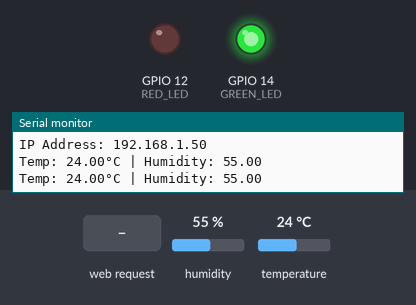
Recording of a sketch running on a simulated ESP8266 (NodeMCU). On the bench: output pins drawn as LEDs (lit = HIGH), the last lines printed to the serial monitor. Inputs (shaded band) come from the test bench; at power-on: temperature 24 °C, humidity 55 %. WiFi joins after 1.5 s; servers stay silent unless stated.

Above: at 4.7 s.
4.8 s: HTTP request GET /red/on received
At 6.1 s:
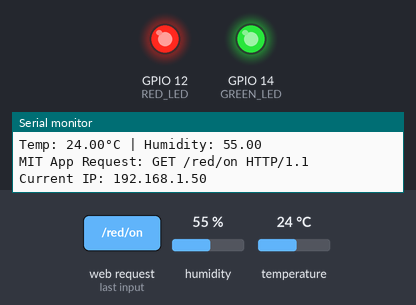
8.5 s: temperature set to 29 °C
11.3 s: temperature set to 32 °C
At 12.7 s:
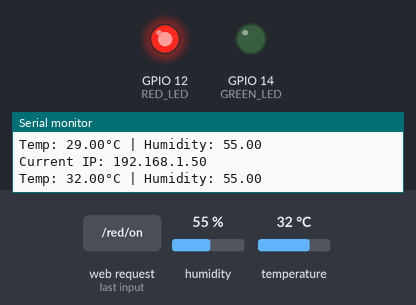
13.6 s: temperature set to 12 °C
At 15.2 s:
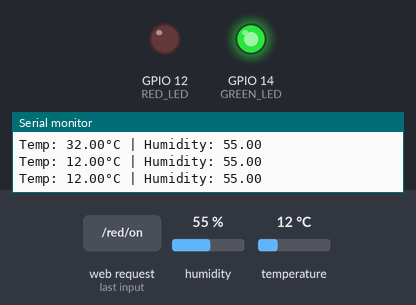
15.6 s: temperature set to 33 °C
At 16.4 s:
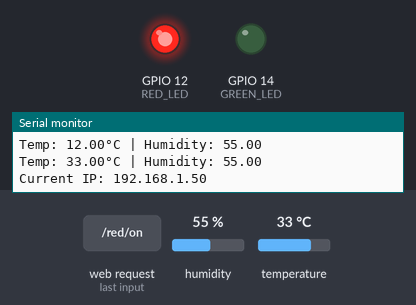
17.6 s: HTTP request GET /green/on received
At 19.3 s:
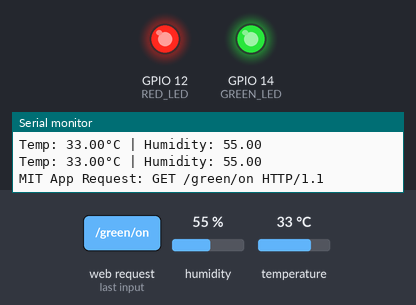
Timing chart, 0 to 20.7 s (numbered marks = the images above; inputs shaded):
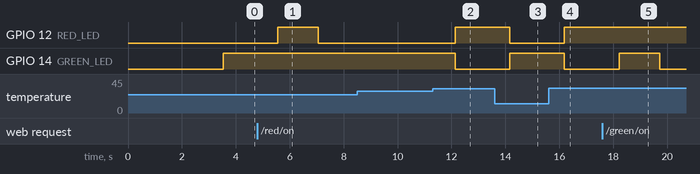

The sketch:

THMA.ino
```cpp
#include "arduino_secrets.h"
#include "arduino_secrets.h"
#include <DHT.h>
#include <DHT_U.h>
#include <ESP8266WiFi.h>
#include "thingProperties.h"

#define DHTPIN 4         // DHT11 connected to D2
#define DHTTYPE DHT11
#define GREEN_LED 14     // D5
#define RED_LED 12       // D6

DHT dht(DHTPIN, DHTTYPE);

// Web server for MIT App (runs in parallel with Arduino Cloud)
WiFiServer appServer(80);

unsigned long lastPrint = 0; // for IP logging

void setup() {
  Serial.begin(9600);
  delay(1500);

  dht.begin(); // Initialize DHT11

  pinMode(GREEN_LED, OUTPUT);
  pinMode(RED_LED, OUTPUT);

  // Start Arduino Cloud
  initProperties();
  ArduinoCloud.begin(ArduinoIoTPreferredConnection);

  setDebugMessageLevel(2);
  ArduinoCloud.printDebugInfo();

  delay(2000);

  Serial.println("\nWiFi connected!");
  Serial.print("IP Address: "); Serial.println(WiFi.localIP());

  appServer.begin(); // Start HTTP server for MIT App
}

void loop() {
  ArduinoCloud.update();  // Sync cloud values

  // Read temperature and humidity
  float temp = dht.readTemperature();
  float hum = dht.readHumidity();

  // Validate readings
  if (!isnan(temp) && !isnan(hum)) {
    temperature = temp;
    humidity = hum;

    Serial.print("Temp: ");
    Serial.print(temperature);
    Serial.print("°C | Humidity: ");
    Serial.println(humidity);
  }

  // Auto LED control
  if (temperature > 30) {
    redLED = true;
    greenLED = false;
  } else {
    redLED = false;
    greenLED = true;
  }

  digitalWrite(GREEN_LED, greenLED);
  digitalWrite(RED_LED, redLED);

  // MIT App Inventor Server Logic
  handleMITAppRequest();

  // 🔁 Print IP every 5 seconds
  if (millis() - lastPrint > 5000) {
    Serial.print("Current IP: ");
    Serial.println(WiFi.localIP());
    lastPrint = millis();
  }

  delay(1000); // Wait 1 sec
}

void onGreenLEDChange() {
  digitalWrite(GREEN_LED, greenLED);
}

void onRedLEDChange() {
  digitalWrite(RED_LED, redLED);
}

// ========== Function: Handle MIT App Web Requests ==========
void handleMITAppRequest() {
  WiFiClient client = appServer.available();
  if (!client) return;

  String req = client.readStringUntil('\r');
  client.flush();

  req.trim();
  Serial.print("MIT App Request: "); Serial.println(req);

  // Handle LED toggle commands
  if (req.indexOf("/green/on") != -1) greenLED = true;
  if (req.indexOf("/green/off") != -1) greenLED = false;
  if (req.indexOf("/red/on") != -1) redLED = true;
  if (req.indexOf("/red/off") != -1 && temperature <= 30) redLED = false;

  digitalWrite(GREEN_LED, greenLED);
  digitalWrite(RED_LED, redLED);

  delay(500);

  // Respond with current sensor + LED state as JSON
  String response = "{";
  response += "\"temperature\":" + String(temperature) + ",";
  response += "\"humidity\":" + String(humidity) + ",";
  response += "\"greenLED\":" + String(greenLED ? 1 : 0) + ",";
  response += "\"redLED\":" + String(redLED ? 1 : 0);
  response += "}";

  client.println("HTTP/1.1 200 OK");
  client.println("Content-Type: application/json");
  client.println();
  client.println(response);
} 
```

arduino_secrets.h
```cpp
#define SECRET_DEVICE_KEY ""
#define SECRET_OPTIONAL_PASS ""
#define SECRET_SSID ""
```

thingProperties.h
```cpp
// Code generated by Arduino IoT Cloud, DO NOT EDIT.

#include <ArduinoIoTCloud.h>
#include <Arduino_ConnectionHandler.h>

const char DEVICE_LOGIN_NAME[]  = "9ecc9e0b-c280-4616-aaf8-8575459c4bf2";

const char SSID[]               = SECRET_SSID;    // Network SSID (name)
const char PASS[]               = SECRET_OPTIONAL_PASS;    // Network password (use for WPA, or use as key for WEP)
const char DEVICE_KEY[]  = SECRET_DEVICE_KEY;    // Secret device password

void onGreenLEDChange();
void onRedLEDChange();

float humidity;
float temperature;
bool greenLED;
bool redLED;

void initProperties(){

  ArduinoCloud.setBoardId(DEVICE_LOGIN_NAME);
  ArduinoCloud.setSecretDeviceKey(DEVICE_KEY);
  ArduinoCloud.addProperty(humidity, READ, ON_CHANGE, NULL);
  ArduinoCloud.addProperty(temperature, READ, ON_CHANGE, NULL);
  ArduinoCloud.addProperty(greenLED, READWRITE, ON_CHANGE, onGreenLEDChange);
  ArduinoCloud.addProperty(redLED, READWRITE, ON_CHANGE, onRedLEDChange);

}

WiFiConnectionHandler ArduinoIoTPreferredConnection(SSID, PASS);
```

Measured:
- the behaviour switches between 30 and 31 °C on temperature (found by bisection; images 1 and 2)
- after the input at 4.8 s, GPIO 12 (RED_LED): LOW → HIGH after 0.76 s, → LOW 1.5 s later
- after the input at 11.3 s, GPIO 12 (RED_LED): LOW → HIGH after 0.84 s; GPIO 14 (GREEN_LED): HIGH → LOW after 0.84 s
- after the input at 13.6 s, GPIO 12 (RED_LED): HIGH → LOW after 0.56 s; GPIO 14 (GREEN_LED): LOW → HIGH after 0.56 s
- after the input at 15.6 s, GPIO 12 (RED_LED): LOW → HIGH after 0.59 s; GPIO 14 (GREEN_LED): HIGH → LOW after 0.59 s
- after the input at 17.6 s, GPIO 14 (GREEN_LED): LOW → HIGH after 0.63 s, → LOW 1.5 s later
